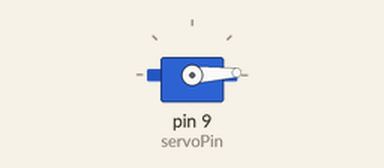
The sketch below on a simulated Arduino Uno, built with avr-gcc and run on an emulated ATmega328P. On the bench: servo.

Above: at 0.05 s.
At 0.9 s:
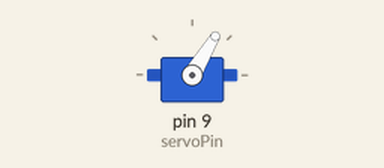
At 1.75 s:
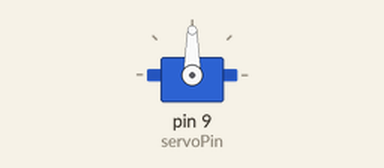
At 3.5 s:
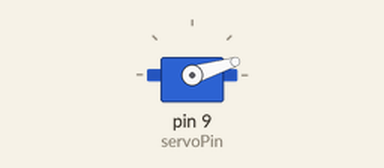
Timing chart, 0 to 6.2 s (numbered marks = the images above):
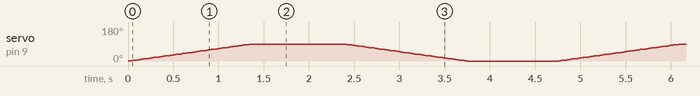

The sketch:

cool_migelo1.ino
```cpp
#include <Servo.h>

// إنشاء كائن servo
Servo myServo;

// تعريف رقم الـ pin المستخدم لمحرك السيرفو
int servoPin = 9;

// إعداد متغير للتحكم بزاوية الفم
int angle = 0;

void setup() {
  // ربط كائن السيرفو بالـ pin المحدد
  myServo.attach(servoPin);
}

void loop() {
  // فتح الفم بزاوية 0 إلى 90 درجة
  for (angle = 0; angle <= 90; angle += 1) {
    myServo.write(angle);
    delay(15); // الانتظار لفترة قصيرة للسماح للسيرفو بالتحرك
  }
  delay(1000); // الانتظار لمدة ثانية واحدة والفم مفتوح

  // إغلاق الفم بزاوية 90 إلى 0 درجة
  for (angle = 90; angle >= 0; angle -= 1) {
    myServo.write(angle);
    delay(15); // الانتظار لفترة قصيرة للسماح للسيرفو بالتحرك
  }
  delay(1000); // الانتظار لمدة ثانية واحدة والفم مغلق
}
```
